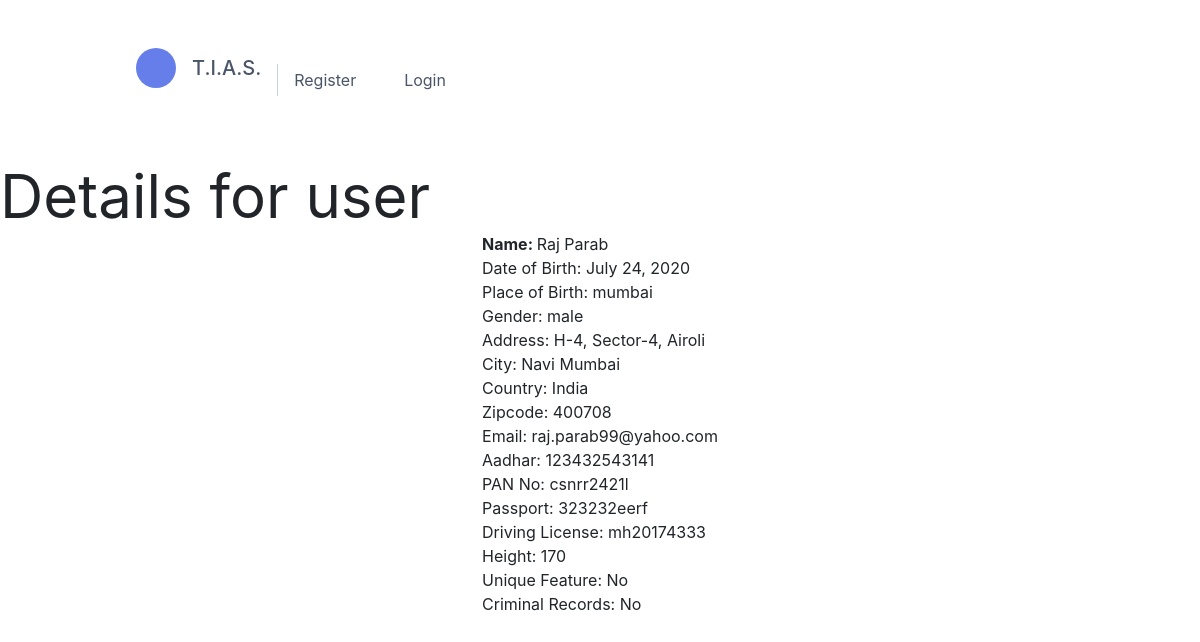
The page /records/user/a1ce84cd-e6ce-4dae-8a30-5241fa785439 on the database its author committed.
### accounts/models.py (models this page shows, shortened)
class UserDetails(models.Model):
	ERROR_DICT={1:'Enter Valid Information'}
	parentUser=models.ForeignKey(User, on_delete=models.CASCADE)
	userID=models.UUIDField(primary_key = True, default = uuid.uuid4, editable = False)
	firstname = models.CharField(max_length=140,error_messages=ERROR_DICT,null=True)
	lastname = models.CharField(max_length=140,error_messages=ERROR_DICT,null=True)
	dob = models.DateField(help_text="Enter in DD/MM/YYYY Format",error_messages=ERROR_DICT,null=True)
	placeOfBirth = models.CharField(max_length=140,error_messages=ERROR_DICT,null=True)
	gender = models.CharField(max_length=7,error_messages=ERROR_DICT,null=True)
	address = models.CharField(max_length=255,error_messages=ERROR_DICT,null=True)
	city = models.CharField(max_length=72,error_messages=ERROR_DICT,null=True)
	country = models.CharField(max_length=72,error_messages=ERROR_DICT,null=True)
	zipcode = models.CharField(max_length=10,error_messages=ERROR_DICT,null=True)
	email = models.EmailField(error_messages=ERROR_DICT,null=True)
	aadhar = models.CharField(max_length=12,unique=True,error_messages=ERROR_DICT,null=True)
	pancard = models.CharField(max_length=10,unique=True,error_messages=ERROR_DICT,null=True)
	passport = models.CharField(max_length=14,unique=True,error_messages=ERROR_DICT,null=True)
	dlicense =models.CharField(max_length=14,unique=True,error_messages=ERROR_DICT,null=True)
	height = models.IntegerField(error_messages=ERROR_DICT,null=True)
	unique_feature = models.TextField(max_length=255,error_messages=ERROR_DICT,null=True)
	prev_records = models.CharField(max_length=1000,null=True)

### operations/views.py (the view)
# urls.py: path('user/<uuid:userID>',views.recordDetails,name='details'),
def recordDetails(request,userID):
	record=UserDetails.objects.get(userID=userID)
	return render(request,'recordDetails.html',{'record':record})

### operations/templates/recordDetails.html (shortened to what this page needs)
{% extends 'base.html' %}
{% block body %}
<div style="align-items: center;">
		<h1 style="font-size: 60px;">Details for user</h1>
</div>
<div class="d-flex justify-content-center align-items-center login-container">
	<ul>
		<li><b>Name: </b>{{ record.firstname }} {{ record.lastname }}</li>
		<li>Date of Birth: {{ record.dob }}</li>
		<li>Place of Birth: {{ record.placeOfBirth }}</li>
		<li>Gender: {{ record.gender }}</li>
		<li>Address: {{ record.address }}</li>
		<li>City: {{ record.city }}</li>
		<li>Country: {{ record.country }}</li>
		<li>Zipcode: {{ record.zipcode }}</li>
		<li>Email: {{ record.email }}</li>
		<li>Aadhar: {{ record.aadhar }}</li>
		<li>PAN No: {{ record.pancard }}</li>
		<li>Passport: {{ record.passport }}</li>
		<li>Driving License: {{ record.dlicense }}</li>
		<li>Height: {{ record.height }}</li>
		<li>Unique Feature: {{ record.unique_feature }}</li>
		<li>Criminal Records: {{ record.prev_records }}</li>
	</ul>
</div>
{% endblock %}

### templates/base.html (shortened to what this page needs)
{% load static %}
<!doctype html>
<html lang="en">
<head>
    <link rel="stylesheet" href="https://stackpath.bootstrapcdn.com/bootstrap/4.3.1/css/bootstrap.min.css"
>
    <link href="https://unpkg.com/tailwindcss@^1.0/dist/tailwind.min.css" rel="stylesheet">
</head>
<body>
    <header class="text-gray-700 body-font">
      <div class="container mx-auto flex flex-wrap p-5 flex-col md:flex-row items-center">
        <a class="flex title-font font-medium items-center text-gray-900 mb-4 md:mb-0">
          <svg fill="none" stroke="currentColor" stroke-linecap="round" stroke-linejoin="round" stroke-width="2" class="w-10 h-10 text-white p-2 bg-indigo-500 rounded-full" viewBox="0 0 24 24">
          </svg>
          <span class="ml-3 text-xl">T.I.A.S.</span>
        </a>
        <nav class="md:mr-auto md:ml-4 md:py-1 md:pl-4 md:border-l md:border-gray-400   flex flex-wrap items-center text-base justify-center">
          {% if user.is_authenticated %}
          <a class="mr-5 hover:text-gray-900" href="{% url 'accounts:userdetails' %}">Add New Record</a>
          <a class="mr-5 hover:text-gray-900" href="{% url 'operations:search' %}">Search Records</a>
          <a class="mr-5 hover:text-gray-900" href="{% url 'accounts:logout' %}">Logout</a>
          {% else %}
          <a class="mr-5 hover:text-gray-900" href="{% url 'accounts:register' %}">Register</a>
          <a class="mr-5 hover:text-gray-900" href="{% url 'accounts:login' %}">Login</a>
          {% endif %}
        </nav>
      </div>
    </header>
    {% block body %}
    {% endblock %}
</body>
</html>

### rows shown on the page
UserDetails: firstname "Raj", lastname "Parab", dob "July 24, 2020", placeOfBirth "mumbai", gender "male", address "H-4, Sector-4, Airoli", city "Navi Mumbai", country "India", zipcode "400708", email "raj.parab99@yahoo.com", aadhar "123432543141", pancard "csnrr2421l", passport "323232eerf", dlicense "mh20174333", height "170", unique_feature "No", prev_records "No"
